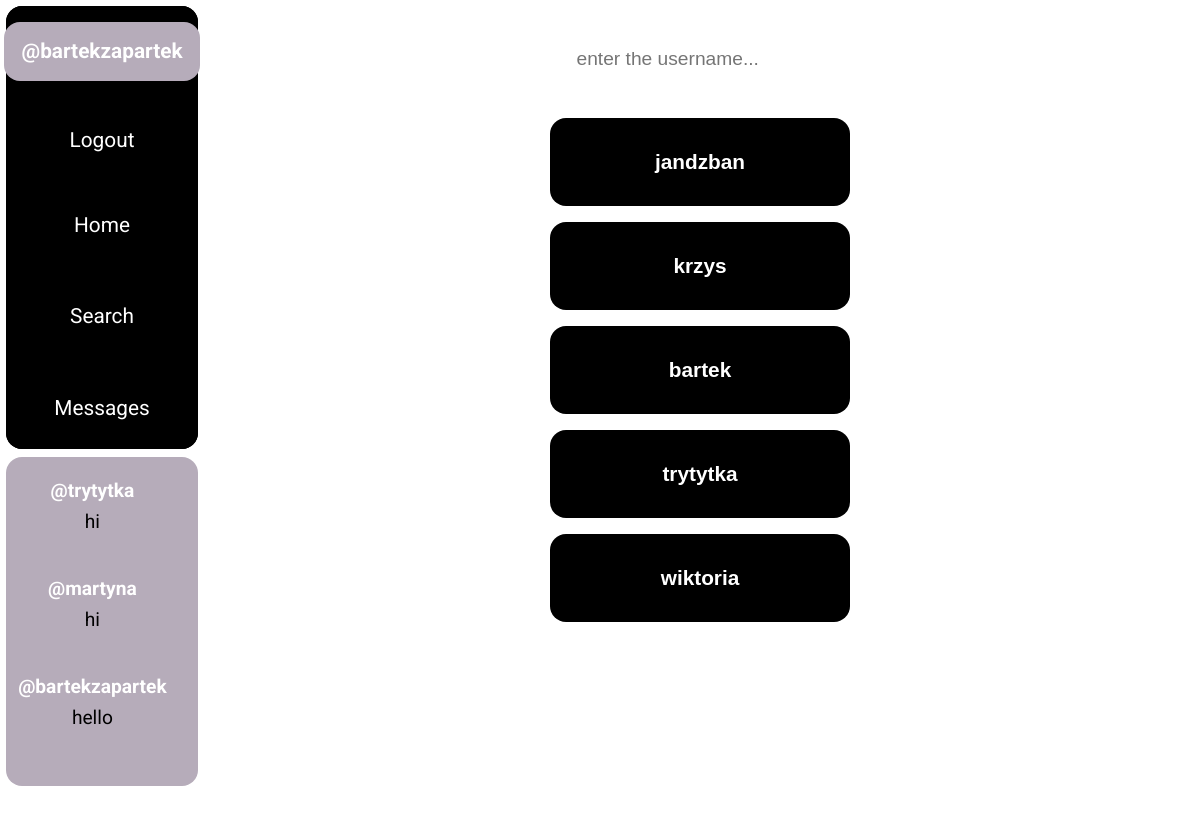
Page /create-chat/ (signed in) on the earlier database version.
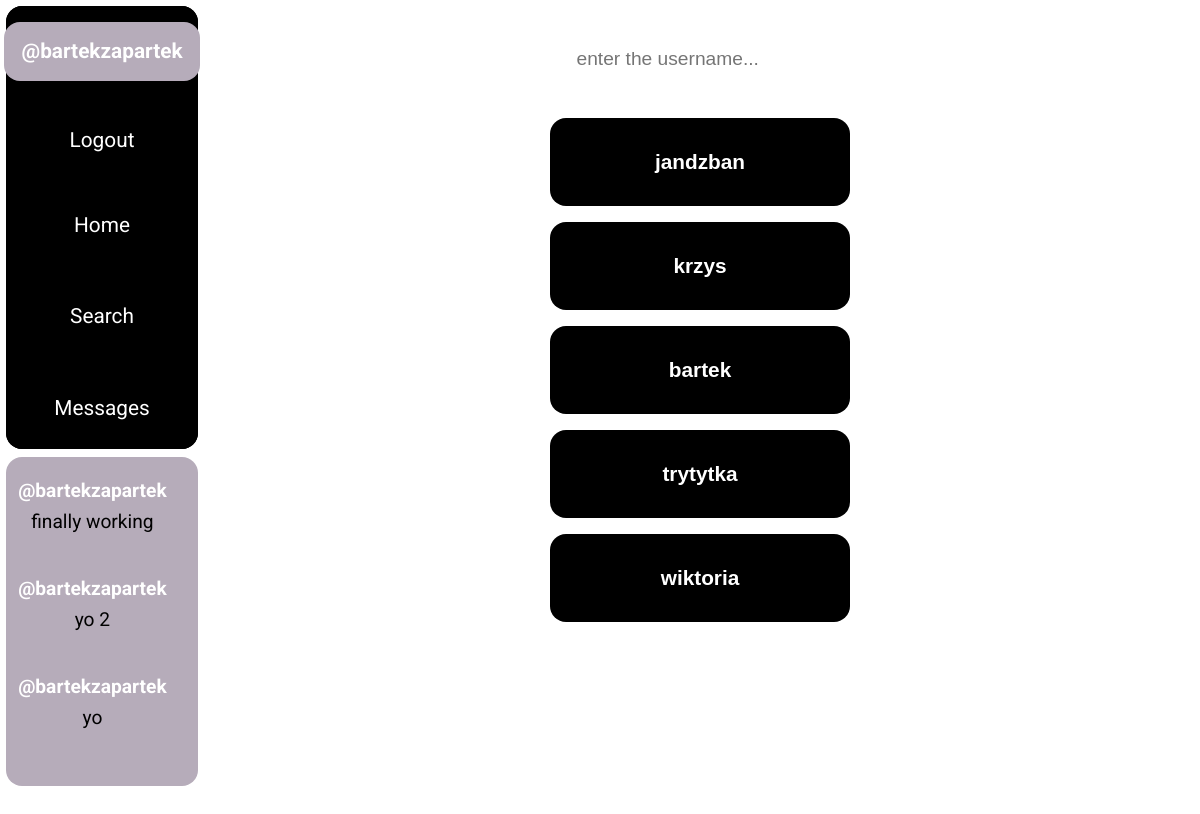
Same page on the later database version.
### base/models.py (models this page shows)
class Chat(models.Model):
    participant_1 = models.ForeignKey(User, on_delete = models.CASCADE, related_name = 'participant_1')
    participant_2 = models.ForeignKey(User, on_delete = models.CASCADE, related_name = 'participant_2')
    recent_message_owner = models.TextField(blank = True, null = True, default = '')
    recent_message = models.TextField(blank = True, null = True, default = '')
    created = models.DateTimeField(auto_now = True)
    updated = models.DateTimeField(auto_now_add = True)
    class Meta:
        ordering = ['-created', '-updated']

### base/views.py (the view, shortened to what this page needs)
# urls.py: path('create-chat/', views.create_chat_room_view, name = 'create-chat'),
@login_required(login_url = 'login')
def create_chat_room_view(request):
    logged_user_profile = UserProfile.objects.get(user = request.user)
    logged_user_following = logged_user_profile.following.all()
    context = {'following' : logged_user_following, 'recent_activity_chats' : get_recent_activity_chats(request)}
    return render(request, 'base/create-chat.html', context)

### base/views.py (called while the page is built)
def get_recent_activity_chats(request):
    if request.user.is_authenticated:
        return Chat.objects.filter(
            Q(participant_1 = request.user) | Q(participant_2 = request.user)
            )[:3]
    return None

### base/templates/base/create-chat.html (shortened to what this page needs)
{% extends 'main.html' %}
{% block static %}
    {% load static %}
    <link rel="stylesheet" href="{% static 'base/create-chat.css' %}">
{% endblock static %}
{% block content %}
    <div class="create-chat-section">
        <div class="create-by-username">
            <form action="" method="post">
                <input type = 'text' placeholder = "enter the username..." name = 'username'>
            </form>
        </div>
        <div class="create-by-following">
            {% for user in following %}
                <form action="" method="post">
                    <input type = 'submit' value = '{{ user.username }}' name = 'username'>
                </form>
            {% endfor %}
        </div>
    </div>
{% endblock content %}

### templates/components/recent-activity-component.html
<div class="recent-activity-wrapper">
    {% if errors %}
    <div class="recent-activity-messages">
        <ul>
            {% for message in messages %}
                <li>{{ message }}</li>
            {% endfor %}
        </ul>
    </div>
    {% else %}
        <div class="recent-activity-messages">
            {% for chat in recent_activity_chats %}
              <a href="{% url 'chat-content' chat.id %}">
                    <span>@{{ chat.recent_message_owner }}</span>
                    <p>{{ chat.recent_message | slice:":20" }}</p>
              </a>
            {% endfor %}
        </div>
    {% endif %}
</div>

Differences in the rows shown:
no longer on this page (row unchanged): Chat: recent_message_owner "trytytka", recent_message "hi"
no longer on this page (row unchanged): Chat: recent_message_owner "martyna", recent_message "hi"
no longer on this page (row unchanged): Chat: recent_message_owner "bartekzapartek", recent_message "hello"
now on this page (row edited): Chat: recent_message_owner "bartekzapartek", recent_message "finally working"
now on this page (row edited): Chat: recent_message_owner "bartekzapartek", recent_message "yo 2"
now on this page (row edited): Chat: recent_message_owner "bartekzapartek", recent_message "yo"
